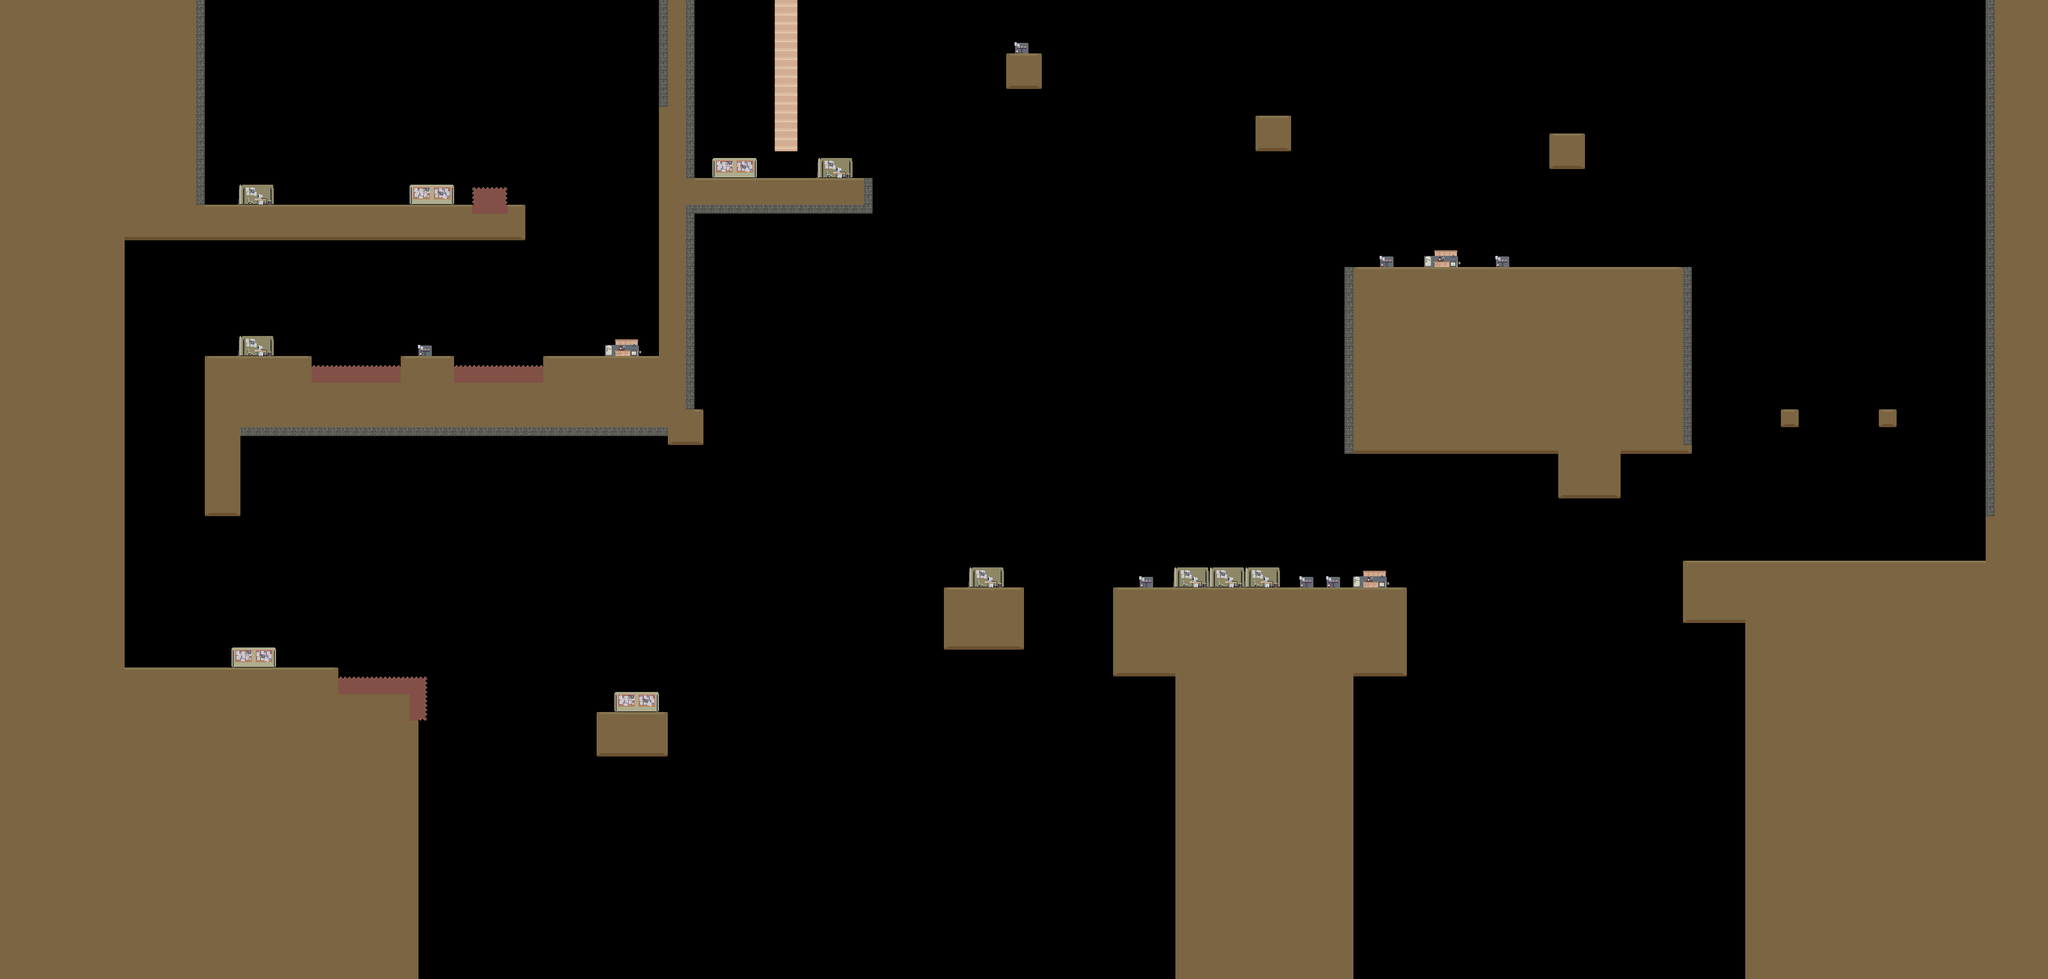

Tiled map render using the project's own tile images. Description and the map definition, with tile-layer contents summarised, below:
An orthogonal 230x110 tile map with 16x16 px tiles, 2 tile layers (BackgroundTiles, GameplayTiles), 3 tilesets and 83 objects.

<map version="1.0" orientation="orthogonal" renderorder="right-down" width="230" height="110" tilewidth="16" tileheight="16" nextobjectid="189">
 <tileset firstgid="1" source="Environment.tsx" />
 <tileset firstgid="37" source="EnvironmentProps.tsx" />
 <tileset firstgid="41" name="ObjectTiles" tilewidth="45" tileheight="55" tilecount="10" columns="0">
  <tile id="0">
   <properties>
    <property name="object_type" value="obj_player" />
   </properties>
   <image width="10" height="19" source="../Assets/char_start_01.png" />
  </tile>
  <tile id="1">
   <properties>
    <property name="object_type" value="obj_block_mobile" />
   </properties>
   <image width="32" height="32" source="../Assets/physics_block.png" />
  </tile>
  <tile id="2">
   <properties>
    <property name="object_type" value="obj_door" />
   </properties>
   <image width="45" height="55" source="../Assets/Elevator_up.png" />
  </tile>
  <tile id="3">
   <image width="41" height="19" source="../Assets/Elevator_extension.png" />
  </tile>
  <tile id="4">
   <properties>
    <property name="object_type" value="obj_block_noGrapple" />
   </properties>
   <image width="16" height="16" source="../Assets/Glass_object.png" />
  </tile>
  <tile id="5">
   <properties>
    <property name="object_type" value="obj_block_static" />
   </properties>
   <image width="16" height="16" source="../Assets/Ground_object.png" />
  </tile>
  <tile id="6">
   <properties>
    <property name="object_type" value="obj_spike" />
   </properties>
   <image width="16" height="16" source="../Assets/Spike_object.png" />
  </tile>
  <tile id="7">
   <properties>
    <property name="object_type" value="obj_movingPlatform" />
   </properties>
   <image width="35" height="48" source="../../../Assets/Environment/Crane.png" />
  </tile>
  <tile id="8">
   <properties>
    <property name="object_type" value="obj_pickup" />
   </properties>
   <image width="6" height="6" source="../../../Assets/Environment/pickup_floppy.png" />
  </tile>
  <tile id="9">
   <properties>
    <property name="object_type" value="obj_guard" />
   </properties>
   <image width="20" height="21" source="../Assets/Guard_idle.png" />
  </tile>
 </tileset>
 <layer name="BackgroundTiles" width="230" height="110">
  <data>[25300 cells, 17 non-empty, 1 distinct tile ids]</data>
 </layer>
 <layer name="GameplayTiles" width="230" height="110">
  <data>[25300 cells, 7976 non-empty, 26 distinct tile ids]</data>
 </layer>
 <objectgroup name="Objects" opacity="0.37">
  <object id="9" gid="41" x="544" y="352" width="10" height="19" />
  <object id="50" gid="46" x="176" y="432" width="768" height="64" />
  <object id="73" gid="46" x="176" y="1248" width="432" height="48" />
  <object id="74" gid="47" x="608" y="1296" width="160" height="80" />
  <object id="75" gid="46" x="1072" y="1360" width="128" height="80" />
  <object id="77" gid="46" x="1696" y="1168" width="144" height="112" />
  <object id="84" gid="46" x="624" y="1760" width="128" height="464" />
  <object id="85" gid="46" x="1184" y="640" width="48" height="448" />
  <object id="86" gid="46" x="976" y="704" width="256" height="64" />
  <object id="87" gid="47" x="816" y="704" width="160" height="48" />
  <object id="88" gid="47" x="560" y="704" width="160" height="48" />
  <object id="89" gid="46" x="720" y="704" width="96" height="64" />
  <object id="90" gid="46" x="2000" y="1216" width="528" height="160" />
  <object id="91" gid="46" x="368" y="704" width="192" height="64" />
  <object id="92" gid="47" x="848" y="368" width="64" height="32" />
  <object id="93" gid="46" x="176" y="1200" width="48" height="768" />
  <object id="94" gid="46" x="368" y="768" width="864" height="64" />
  <object id="95" gid="46" x="368" y="928" width="64" height="160" />
  <object id="96" gid="45" x="432" y="784" width="800" height="16" />
  <object id="97" gid="45" x="1232" y="784" width="16" height="976" />
  <object id="99" gid="45" x="352" y="368" width="16" height="416" />
  <object id="100" gid="45" x="1184" y="192" width="16" height="384" />
  <object id="101" gid="46" x="2112" y="1760" width="320" height="544" />
  <object id="102" gid="46" x="2432" y="816" width="480" height="320" />
  <object id="104" gid="46" x="2800" y="896" width="112" height="80" />
  <object id="107" gid="46" x="3584" y="1760" width="64" height="1760" />
  <object id="108" gid="46" x="2256" y="272" width="64" height="64" />
  <object id="109" gid="46" x="1808" y="160" width="64" height="64" />
  <object id="110" gid="46" x="1232" y="368" width="320" height="48" />
  <object id="111" gid="45" x="1248" y="384" width="320" height="16" />
  <object id="112" gid="45" x="1552" y="368" width="16" height="48" />
  <object id="113" gid="45" x="2416" y="816" width="16" height="336" />
  <object id="114" gid="46" x="2432" y="496" width="592" height="16" />
  <object id="115" gid="46" x="2784" y="304" width="64" height="64" />
  <object id="117" gid="46" x="3200" y="768" width="32" height="32" />
  <object id="118" gid="43" x="1392" y="320" width="45" height="55" />
  <object id="120" gid="45" x="3568" y="928" width="16" height="1120" />
  <object id="121" gid="49" x="789" y="332.5" width="6" height="6" />
  <object id="123" gid="49" x="941" y="323" width="6" height="6" />
  <object id="126" gid="49" x="905" y="307.5" width="6" height="6" />
  <object id="131" gid="49" x="864" y="304" width="6" height="6" />
  <object id="132" gid="49" x="829" y="311" width="6" height="6" />
  <object id="133" gid="49" x="654" y="1135.5" width="6" height="6" />
  <object id="134" gid="49" x="700.5" y="1143.5" width="6" height="6" />
  <object id="135" gid="49" x="741.5" y="1158.5" width="6" height="6" />
  <object id="136" gid="49" x="775" y="1177.5" width="6" height="6" />
  <object id="137" gid="46" x="3136" y="1760" width="400" height="640" />
  <object id="142" gid="46" x="3024" y="1120" width="560" height="112" />
  <object id="143" gid="46" x="2912" y="816" width="112" height="320" />
  <object id="144" gid="49" x="741.667" y="623.667" width="6" height="6" />
  <object id="145" gid="49" x="789" y="623.667" width="6" height="6" />
  <object id="148" gid="46" x="1200" y="800" width="64" height="64" />
  <object id="157" gid="45" x="3024" y="800" width="16" height="320" />
  <object id="158" gid="46" x="3376" y="768" width="32" height="32" />
  <object id="159" gid="49" x="2272" y="400" width="6" height="6" />
  <object id="160" gid="49" x="2288" y="400" width="6" height="6" />
  <object id="161" gid="49" x="2272" y="416" width="6" height="6" />
  <object id="162" gid="49" x="2288" y="416" width="6" height="6" />
  <object id="163" gid="49" x="1824" y="304" width="6" height="6" />
  <object id="164" gid="49" x="1840" y="304" width="6" height="6" />
  <object id="165" gid="49" x="1824" y="320" width="6" height="6" />
  <object id="166" gid="49" x="1840" y="320" width="6" height="6" />
  <object id="167" gid="46" x="3024" y="816" width="16" height="16" />
  <object id="168" gid="45" x="2112" y="1968" width="320" height="208" />
  <object id="169" gid="45" x="3136" y="1968" width="320" height="208" />
  <object id="170" gid="45" x="432" y="1968" width="320" height="208" />
  <object id="171" gid="46" x="3568" y="1008" width="16" height="80" />
  <object id="172" gid="49" x="3104" y="560" width="6" height="6" />
  <object id="173" gid="49" x="3120" y="560" width="6" height="6" />
  <object id="174" gid="49" x="3104" y="576" width="6" height="6" />
  <object id="175" gid="49" x="3120" y="576" width="6" height="6" />
  <object id="176" gid="49" x="3296" y="560" width="6" height="6" />
  <object id="177" gid="49" x="3280" y="576" width="6" height="6" />
  <object id="178" gid="49" x="3296" y="576" width="6" height="6" />
  <object id="179" gid="49" x="3280" y="560" width="6" height="6" />
  <object id="180" gid="49" x="3488" y="560" width="6" height="6" />
  </objectgroup>
</map>
<!-- 7 of 83 objects omitted -->
